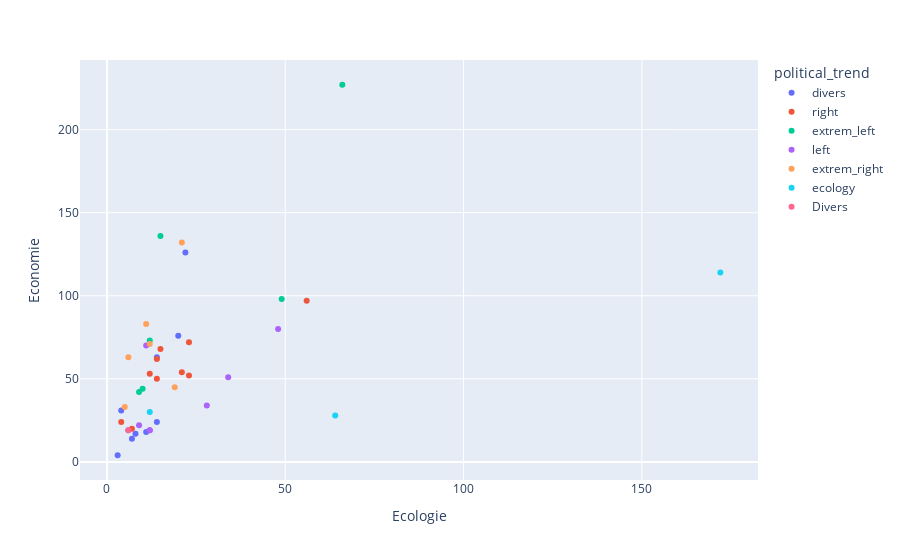

The notebook cell saved with this chart:
### Code cell
fig = px.scatter(lexicon_score_per_user_df, x=first_lexicon, y=second_lexicon, color="political_trend", hover_data=["name"])
fig.show()

### Figure 1 — Plotly figure (JSON) as saved in the notebook; plotly's stock layout.template omitted (floating-point values rounded to 4 significant figures)
{"data": [{"customdata": [["Luc Laforets"], ["Alex Langlois"], ["Fabrice Grimal"], ["Clara Egger"], ["François Asselineau"], ["Marie Cau"], ["Georges Kuzmanovic"], ["Jean Lassale"], ["Martin Rocca"], ["Gilles Lazzarini"]], "hovertemplate": "political_trend=divers<br>Ecologie=%{x}<br>Economie=%{y}<br>name=%{customdata[0]}<extra></extra>", "legendgroup": "divers", "marker": {"color": "#636efa", "symbol": "circle"}, "mode": "markers", "name": "divers", "orientation": "v", "showlegend": true, "type": "scatter", "x": [8, 11, 4, 3, 22, 7, 20, 14, 6, 14], "xaxis": "x", "y": [17, 18, 31, 4, 126, 14, 76, 63, 19, 24], "yaxis": "y"}, {"customdata": [["Emmanuel Macron"], ["Édouard Philippe"], ["Régis Ollivier"], ["Philippe Juvin"], ["Jacline Mouraud"], ["Denis Payre"], ["Michel Barnier"], ["Eric Ciotti"], ["Valérie Pécresse"], ["Xavier Bertrand"]], "hovertemplate": "political_trend=right<br>Ecologie=%{x}<br>Economie=%{y}<br>name=%{customdata[0]}<extra></extra>", "legendgroup": "right", "marker": {"color": "#EF553B", "symbol": "circle"}, "mode": "markers", "name": "right", "orientation": "v", "showlegend": true, "type": "scatter", "x": [56, 12, 7, 14, 4, 14, 23, 15, 23, 21], "xaxis": "x", "y": [97, 53, 20, 62, 24, 50, 52, 68, 72, 54], "yaxis": "y"}, {"customdata": [["Anasse Kazib"], ["Philippe Poutou"], ["Gerard Filoche"], ["Jean-Luc Mélenchon"], ["Nathalie Arthaud"], ["Fabien Roussel"]], "hovertemplate": "political_trend=extrem_left<br>Ecologie=%{x}<br>Economie=%{y}<br>name=%{customdata[0]}<extra></extra>", "legendgroup": "extrem_left", "marker": {"color": "#00cc96", "symbol": "circle"}, "mode": "markers", "name": "extrem_left", "orientation": "v", "showlegend": true, "type": "scatter", "x": [10, 9, 15, 66, 12, 49], "xaxis": "x", "y": [44, 42, 136, 227, 73, 98], "yaxis": "y"}, {"customdata": [["Charlotte Marchandise"], ["Anna Agueb-Porterie"], ["Pierre Larrouturou"], ["Anne Hidalgo"], ["Philippe Mazuel"], ["Arnaud Montebourg"], ["Stéphane Le Foll"]], "hovertemplate": "political_trend=left<br>Ecologie=%{x}<br>Economie=%{y}<br>name=%{customdata[0]}<extra></extra>", "legendgroup": "left", "marker": {"color": "#ab63fa", "symbol": "circle"}, "mode": "markers", "name": "left", "orientation": "v", "showlegend": true, "type": "scatter", "x": [28, 12, 48, 34, 12, 11, 9], "xaxis": "x", "y": [34, 19, 80, 51, 19, 70, 22], "yaxis": "y"}, {"customdata": [["Eric Zemmour"], ["Nicolas Dupont-Aignan"], ["Jean-Frédéric Poisson"], ["Florian Philippot"], ["Marine Le Pen"], ["Antoine Martinez"]], "hovertemplate": "political_trend=extrem_right<br>Ecologie=%{x}<br>Economie=%{y}<br>name=%{customdata[0]}<extra></extra>", "legendgroup": "extrem_right", "marker": {"color": "#FFA15A", "symbol": "circle"}, "mode": "markers", "name": "extrem_right", "orientation": "v", "showlegend": true, "type": "scatter", "x": [12, 11, 19, 6, 21, 5], "xaxis": "x", "y": [71, 83, 45, 63, 132, 33], "yaxis": "y"}, {"customdata": [["Yannick Jadot"], ["Hélène Thouy"], ["Antoine Waechter"]], "hovertemplate": "political_trend=ecology<br>Ecologie=%{x}<br>Economie=%{y}<br>name=%{customdata[0]}<extra></extra>", "legendgroup": "ecology", "marker": {"color": "#19d3f3", "symbol": "circle"}, "mode": "markers", "name": "ecology", "orientation": "v", "showlegend": true, "type": "scatter", "x": [172, 12, 64], "xaxis": "x", "y": [114, 30, 28], "yaxis": "y"}, {"customdata": [["Martin Rocca"]], "hovertemplate": "political_trend=Divers<br>Ecologie=%{x}<br>Economie=%{y}<br>name=%{customdata[0]}<extra></extra>", "legendgroup": "Divers", "marker": {"color": "#FF6692", "symbol": "circle"}, "mode": "markers", "name": "Divers", "orientation": "v", "showlegend": true, "type": "scatter", "x": [6], "xaxis": "x", "y": [19], "yaxis": "y"}], "layout": {"legend": {"title": {"text": "political_trend"}, "tracegroupgap": 0}, "margin": {"t": 60}, "xaxis": {"anchor": "y", "domain": [0, 1], "title": {"text": "Ecologie"}}, "yaxis": {"anchor": "x", "domain": [0, 1], "title": {"text": "Economie"}}}}
